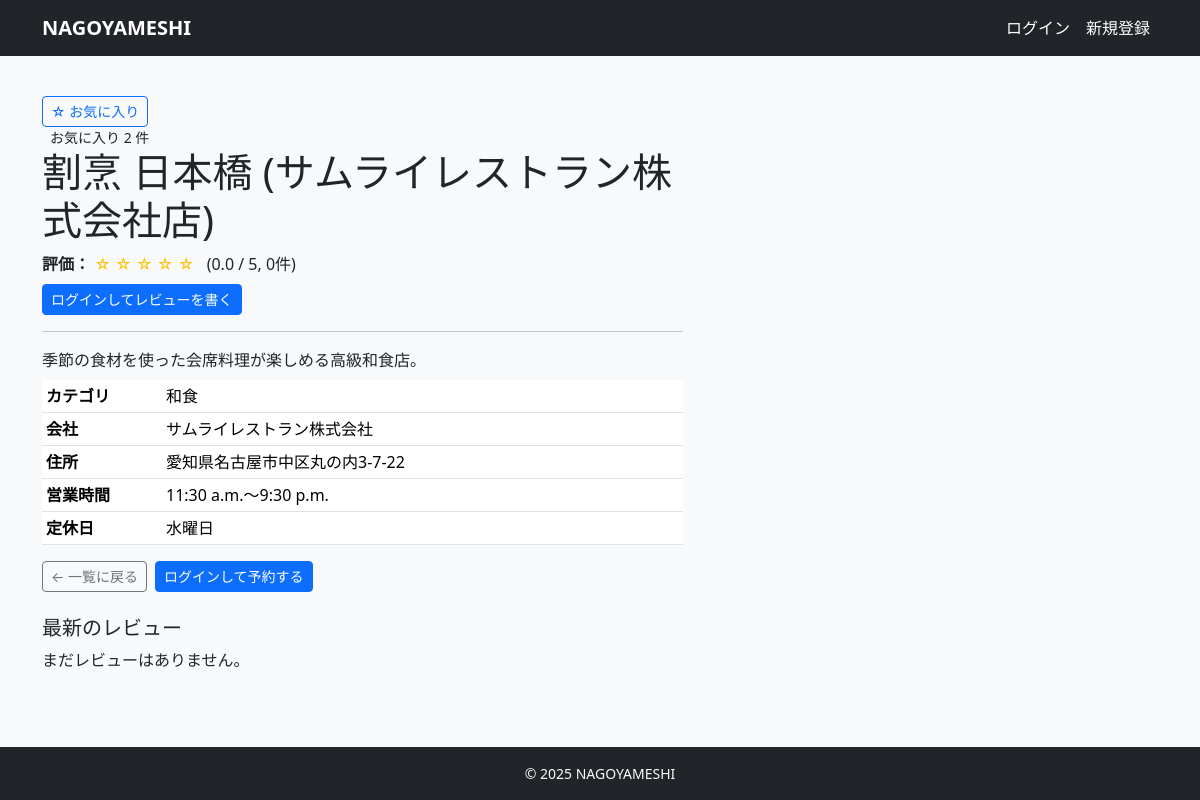
Before: /14/ with the older database file.
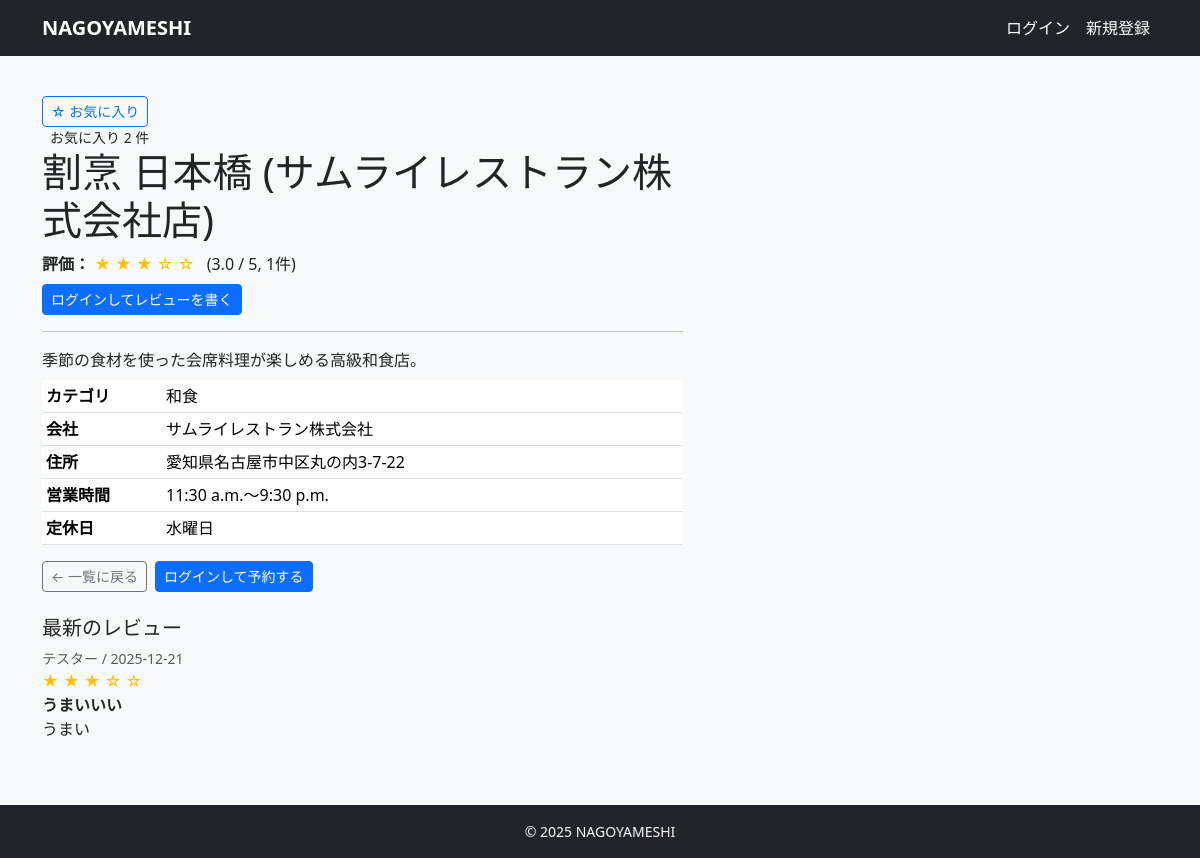
After: the same page with the newer database file.
### restaurants/models.py (models this page shows, shortened)
class Restaurant(models.Model):
    company = models.ForeignKey(
        Company,
        on_delete=models.CASCADE,
        related_name='restaurants',
    )
    category = models.ForeignKey(
        Category,
        on_delete=models.PROTECT,
        related_name='restaurants',
    )
    owner = models.ForeignKey(
        settings.AUTH_USER_MODEL,
        on_delete=models.CASCADE,
        related_name="my_restaurants",
        null=True,
        blank=True,
    )
    name = models.CharField(max_length=100)
    image = models.ImageField(upload_to='restaurant/', blank=True, null=True)
    description = models.TextField(blank=True)
    price_min = models.IntegerField()
    price_max = models.IntegerField()
    open_time = models.TimeField()
    close_time = models.TimeField()
    prefecture = models.CharField('都道府県', max_length=10, default='愛知県')
    city = models.CharField('市区町村', max_length=50, default='名古屋市')
    zipcode = models.CharField(max_length=10)
    address = models.CharField(max_length=200)
    tel = models.CharField(max_length=20)
    holiday = models.CharField(max_length=50, blank=True)  # 定休日
    created_at = models.DateTimeField(auto_now_add=True)
    updated_at = models.DateTimeField(auto_now=True)

class Category(models.Model):
    company = models.ForeignKey(
        'Company',  # 文字列で指定しておくと定義順を気にせんでええけん無難や
        verbose_name="会社",
        on_delete=models.CASCADE, # 会社が消えたらカテゴリも消える
        null=True,  # 既存データがある場合に備えて一時的にTrue推奨
        blank=True
    )
    name = models.CharField("カテゴリ名", max_length=50)
    is_active = models.BooleanField("有効フラグ", default=True)
    created_at = models.DateTimeField(auto_now_add=True)
    updated_at = models.DateTimeField(auto_now=True)

class Company(models.Model):
    owner = models.OneToOneField(
        settings.AUTH_USER_MODEL,
        on_delete=models.CASCADE,
        related_name="owned_company",
        null=True,  # 既存データがあるなら最初は許可しておくと楽
        blank=True,
    )
    name = models.CharField(max_length=100)
    representative = models.CharField(max_length=100)
    established_at = models.DateField(null=True, blank=True)
    zipcode = models.CharField(max_length=10)
    address = models.CharField(max_length=200)
    business = models.TextField()  # 事業内容
    created_at = models.DateTimeField(auto_now_add=True)
    updated_at = models.DateTimeField(auto_now=True)

### reviews/models.py (models this page shows, shortened)
class Review(models.Model):
    user = models.ForeignKey(settings.AUTH_USER_MODEL, on_delete=models.CASCADE, related_name='reviews')
    restaurant = models.ForeignKey(Restaurant, on_delete=models.CASCADE, related_name='reviews')
    rating = models.PositiveSmallIntegerField()
    title = models.CharField(max_length=100, blank=True)
    comment = models.TextField()
    created_at = models.DateTimeField(auto_now_add=True)
    updated_at = models.DateTimeField(auto_now=True)
    class Meta:
        constraints = [
            models.UniqueConstraint(fields=['user', 'restaurant'], name='unique_user_restaurant_review')
        ]
        ordering = ['-created_at']

### accounts/models.py (models this page shows, shortened)
class User(AbstractUser):
    username = None  # 使わない（メールログインにする）
    email = models.EmailField(unique=True)
    name = models.CharField(max_length=10)
    name_kana = models.CharField(max_length=10)
    zipcode = models.CharField(max_length=8)
    address = models.CharField(max_length=20)
    tel = models.CharField(max_length=11)
    company = models.ForeignKey(
        'restaurants.Company',
        verbose_name='所属会社',
        on_delete=models.SET_NULL,
        null=True,
        blank=True,
        related_name='staff_members'
    )
    is_paid_member = models.BooleanField(default=False)
    is_owner_member = models.BooleanField(default=False)
    created_at = models.DateTimeField(auto_now_add=True)
    updated_at = models.DateTimeField(auto_now=True)
    USERNAME_FIELD = 'email'
    REQUIRED_FIELDS = ['name', 'name_kana', 'zipcode', 'address', 'tel']
    objects = CustomUserManager()

### restaurants/views.py (the view)
# urls.py: path('<int:pk>/', views.RestaurantDetailView.as_view(), name='restaurant_detail'),
class RestaurantDetailView(DetailView):
    model = Restaurant
    template_name = 'restaurants/restaurant_detail.html'
    context_object_name = 'restaurant'
    def get_context_data(self, **kwargs):
        ctx = super().get_context_data(**kwargs)
        r = self.object
        agg = r.reviews.aggregate(avg=Avg('rating'), cnt=Count('id'))
        ctx['avg_rating'] = agg['avg'] or 0
        ctx['review_count'] = agg['cnt'] or 0
        ctx['recent_reviews'] = r.reviews.select_related('user')[:3]
        ctx['favorite_count'] = r.favorites.count()
        if self.request.user.is_authenticated:
            ctx['my_review'] = r.reviews.filter(user=self.request.user).first()
            ctx["is_favorited"] = Favorite.objects.filter(user=self.request.user, restaurant=r).exists()
        else:
            ctx["is_favorited"] = False
        return ctx

### templates/restaurants/restaurant_detail.html (shortened to what this page needs)
{% extends "base.html" %}
{% block content %}
<div class="row">
  <form method="post" action="{% url 'restaurants:favorite_toggle' restaurant.pk %}" class="d-inline">
    {% if is_favorited %}
    <button type="submit" class="btn btn-sm btn-outline-danger">★ お気に入り解除</button>
    {% else %}
    <button type="submit" class="btn btn-sm btn-outline-primary">☆ お気に入り</button>
    {% endif %}
  </form>
  <span class="ms-2 small">お気に入り {{ favorite_count }} 件</span>
  <div class="col-md-7">
    <h1 class="mb-2">{{ restaurant.name }}</h1>
    <p class="mb-2">
      <strong>評価：</strong>
      <span class="text-warning">
        {% for i in "12345" %}
        {% if forloop.counter <= avg_rating|add:0.5 %}★{% else %}☆{% endif %} {% endfor %} </span>
          <span class="ms-2">({{ avg_rating|floatformat:1 }} / 5, {{ review_count }}件)</span>
    </p>
    {% if user.is_authenticated %}
    {% if my_review %}
    <a class="btn btn-sm btn-outline-primary" href="{% url 'reviews:review_edit' my_review.pk %}">自分のレビューを編集</a>
    <a class="btn btn-sm btn-outline-danger" href="{% url 'reviews:review_delete' my_review.pk %}">削除</a>
    {% else %}
    <a class="btn btn-sm btn-primary" href="{% url 'reviews:review_create' restaurant.pk %}">レビューを書く</a>
    {% endif %}
    {% else %}
    <a class="btn btn-sm btn-primary" href="{% url 'accounts:login' %}?next={{ request.path }}">ログインしてレビューを書く</a>
    {% endif %}
    <hr class="my-3">
    <p class="mb-2">{{ restaurant.description }}</p>
    <table class="table table-sm">
      <tbody>
        <tr>
          <th style="width: 120px;">カテゴリ</th>
          <td>{{ restaurant.category.name }}</td>
        </tr>
        <tr>
          <th>会社</th>
          <td>{{ restaurant.company.name }}</td>
        </tr>
        <tr>
          <th>住所</th>
          <td>{{ restaurant.address }}</td>
        </tr>
        <tr>
          <th>営業時間</th>
          <td>{{ restaurant.open_time }}〜{{ restaurant.close_time }}</td>
        </tr>
        <tr>
          <th>定休日</th>
          <td>{{ restaurant.holiday }}</td>
        </tr>
      </tbody>
    </table>
    <div class="d-flex gap-2">
      <a href="{% url 'restaurants:restaurant_list' %}" class="btn btn-outline-secondary btn-sm">
        ← 一覧に戻る
      </a>
      {% if user.is_authenticated and not user.is_owner_member %}
      <a href="{% url 'reservations:reservation_create' restaurant.pk %}" class="btn btn-primary btn-sm">
        <i class="bi bi-calendar-check"></i> 予約する
      </a>
      {% elif not user.is_authenticated %}
      <a href="{% url 'accounts:login' %}?next={{ request.path }}" class="btn btn-primary btn-sm">
         ログインして予約する
      </a>
      {% endif %}
    </div>
  </div>
</div>
<h3 class="h5 mt-4">最新のレビュー</h3>
{% if recent_reviews %}
<ul class="list-unstyled">
  {% for rv in recent_reviews %}
  <li class="mb-3">
    <div class="small text-muted">
      {{ rv.user.name|default:rv.user.email }} / {{ rv.created_at|date:"Y-m-d" }}
    </div>
    <div class="text-warning">
      {% for _ in "12345" %}
      {% if forloop.counter <= rv.rating %}★{% else %}☆{% endif %} {% endfor %} </div>
        {% if rv.title %}<strong>{{ rv.title }}</strong><br>{% endif %}
        <div>{{ rv.comment|linebreaksbr }}</div>
  </li>
  {% endfor %}
</ul>
{% else %}
<p>まだレビューはありません。</p>
{% endif %}
{% endblock %}

### templates/base.html (shortened to what this page needs)
<!DOCTYPE html>
<html lang="ja">
<head>
    <link href="https://cdn.jsdelivr.net/npm/bootstrap@5.3.3/dist/css/bootstrap.min.css" rel="stylesheet"
>
</head>
<body class="bg-light d-flex flex-column min-vh-100">
    <nav class="navbar navbar-expand-lg navbar-dark bg-dark mb-4">
        <div class="container">
            <a class="navbar-brand fw-bold" href="/">NAGOYAMESHI</a>
            <div class="collapse navbar-collapse" id="navbarNav">
                <ul class="navbar-nav ms-auto align-items-center">
                    {% if user.is_authenticated %}
                    {% if user.is_owner_member %}
                    <li class="nav-item">
                        <a class="nav-link me-2" href="{% url 'restaurants:owner_dashboard' %}">ホーム</a>
                    </li>
                    {% else %}
                    <li class="nav-item">
                        <a class="nav-link me-2" href="{% url 'restaurants:restaurant_list' %}">ホーム</a>
                    </li>
                    {% endif %}
                    {% if user.is_owner_member %}
                    <li class="nav-item"><a class="nav-link"
                            href="{% url 'restaurants:owner_restaurant_list' %}">店舗管理</a></li>
                    <li class="nav-item"><a class="nav-link"
                            href="{% url 'restaurants:owner_category_list' %}">カテゴリ管理</a></li>
                    <li class="nav-item"><a class="nav-link" href="{% url 'restaurants:owner_member_list' %}">会員一覧</a>
                    </li>
                    <li class="nav-item"><a class="nav-link" href="{% url 'restaurants:company_detail' %}">会社情報</a></li>
                    {% endif %}
                    {% if not user.is_owner_member %}
                    <li class="nav-item dropdown ms-2">
                        <a class="nav-link dropdown-toggle" href="#" id="navbarDropdown" role="button"
                            data-bs-toggle="dropdown" aria-expanded="false">
                            {{ user.name|default:user.email }}
                        </a>
                        <ul class="dropdown-menu dropdown-menu-end" aria-labelledby="navbarDropdown">
                            <li><a class="dropdown-item" href="{% url 'accounts:user_profile' %}">会員情報</a></li>
                            <li><a class="dropdown-item" href="{% url 'reservations:reservation_list' %}">予約一覧</a></li>
                            <li><a class="dropdown-item" href="{% url 'restaurants:my_favorite_list' %}">お気に入り一覧</a>
                            </li>
                            <li>
                                <hr class="dropdown-divider">
                            </li>
                            <li><a class="dropdown-item" href="{% url 'accounts:payment_method' %}">お支払い方法</a></li>
                            <li><a class="dropdown-item" href="{% url 'accounts:subscription_cancel' %}">有料プラン解約</a>
                            </li>
                            <li>
                                <hr class="dropdown-divider">
                            </li>
                            <li>
                                <form method="post" action="{% url 'accounts:logout' %}">
                                    {% csrf_token %}
                                    <button type="submit" class="dropdown-item w-100 text-start">
                                        ログアウト
                                    </button>
                                </form>
                            </li>
                        </ul>
                    </li>
                    {% else %}
                    <li class="nav-item ms-2">
                        <span class="navbar-text me-2">{{ user.name|default:user.email }}</span>
                    </li>
                    <li class="nav-item">
                        <form method="post" action="{% url 'accounts:logout' %}" class="d-inline">
                            {% csrf_token %}
                            <button type="submit" class="btn btn-link nav-link">
                                ログアウト
                            </button>
                        </form>
                    </li>
                    {% endif %}
                    {% else %}
                    <li class="nav-item">
                        <a class="nav-link" href="{% url 'accounts:login' %}">ログイン</a>
                    </li>
                    <li class="nav-item">
                        <a class="nav-link" href="{% url 'accounts:signup' %}">新規登録</a>
                    </li>
                    {% endif %}
                </ul>
            </div>
        </div>
    </nav>
    <main class="container mb-5 flex-grow-1">
        {% block content %}{% endblock %}
    </main>
    <footer class="bg-dark text-light py-3 mt-auto">
        <div class="container text-center small">
            &copy; {{ now|default:"2025" }} NAGOYAMESHI
        </div>
    </footer>
</body>
</html>

### templates/base.html (style rules this page uses)
.navbar.navbar-dark .navbar-brand, .navbar.navbar-dark .navbar-text, .navbar.navbar-dark .navbar-nav .nav-link, .navbar.navbar-dark .navbar-nav .nav-link:visited, .navbar.navbar-dark .btn-link.nav-link, .navbar.navbar-dark .dropdown-toggle { color: #ffffff !important; }

Changed rows visible on the page:
added Review: user.name "テスター", created_at "2025-12-21", rating 3 (drawn), title "うまいいい", comment "うまい"
Other visible differences:
{{ avg_rating|floatformat:1 }}: "0.0" → "3.0"
{{ review_count }}: "0" → "1"
text no longer shown: "まだレビューはありません。"
